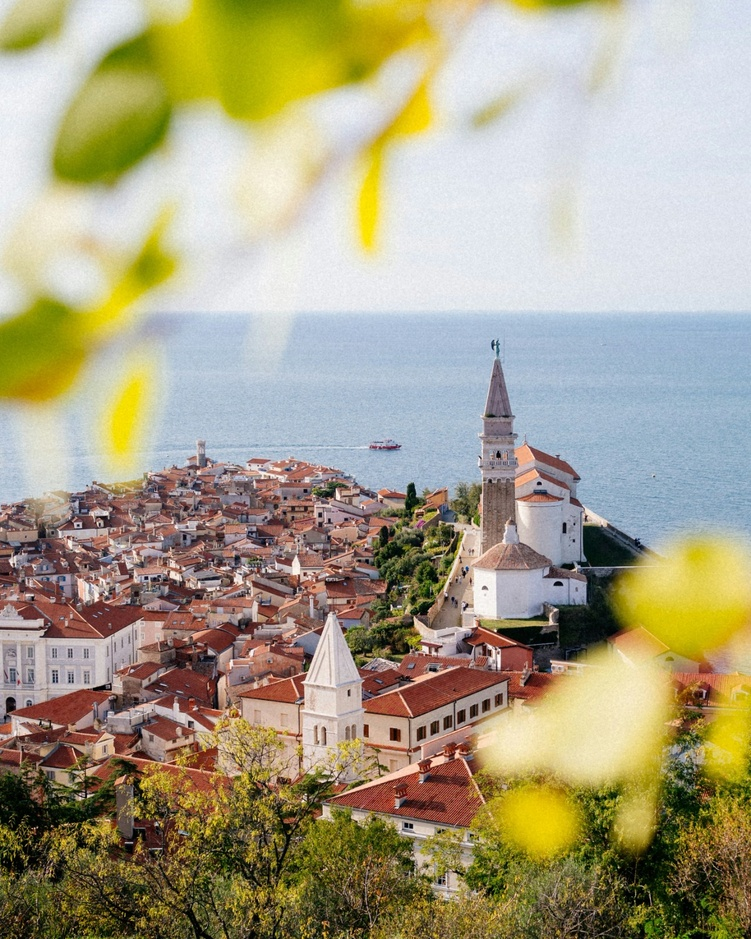
#> input picture Experiment 2 - Solutions by students/image.jpg, 751 x 939 px, shrunk from 1280 x 1600 before the run
$ python exp02.py
#> lines starting #> are read from the running program, lines starting #| are printed output that depends on the picture
import cv2
import numpy as np
import matplotlib.pyplot as plt
from skimage.metrics import peak_signal_noise_ratio as psnr
from skimage.metrics import structural_similarity as ssim

def compute_metrics(original, enhanced):
    """Calculates contrast, dynamic range, PSNR, and SSIM metrics."""
    c_rms = enhanced.std()
    p_val = psnr(original, enhanced, data_range=255)
    s_val = ssim(original, enhanced, data_range=255)
    return c_rms, p_val, s_val

# ---------------------------------------------------------
# Step 1 & 2: Load Image and Convert to Grayscale
# ---------------------------------------------------------
image_path = 'image.jpg'
original_img = cv2.imread(image_path, cv2.IMREAD_GRAYSCALE)
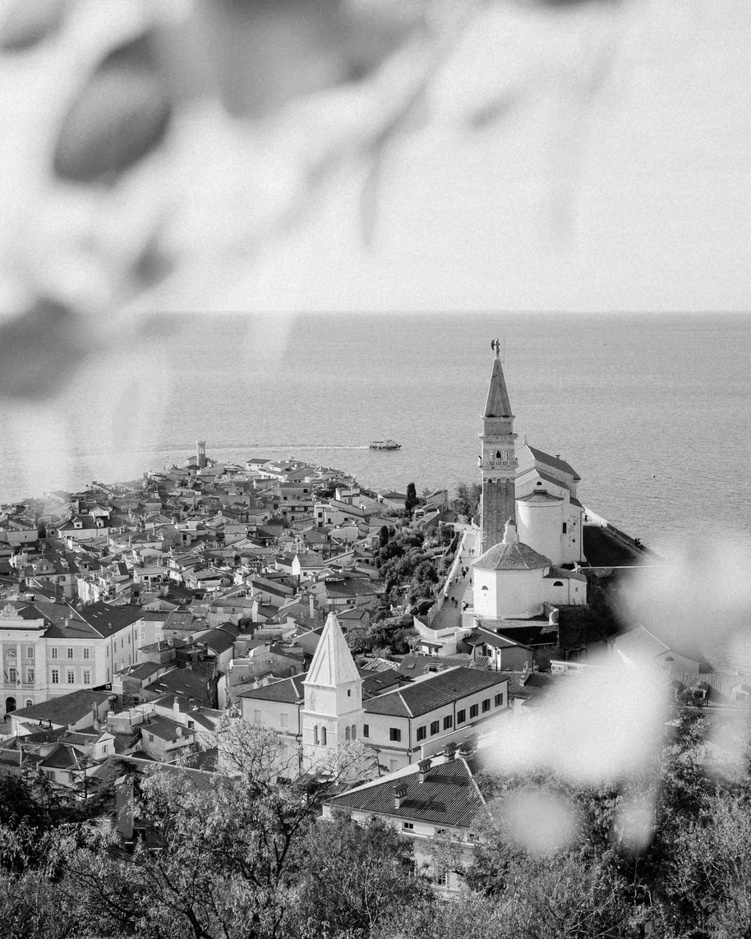
#> original_img: shape (939, 751); min 0, max 255, mean 159.5

# Synthetic fallback if no image file is found
if original_img is None:
    np.random.seed(42)
    base = np.linspace(90, 140, 300, dtype=np.uint8)
    original_img = np.tile(base, (300, 1))
    noise = np.random.normal(0, 5, (300, 300)).astype(np.int16)
    original_img = np.clip(original_img.astype(np.int16) + noise, 80, 150).astype(np.uint8)

# ---------------------------------------------------------
# Step 4: Robust Contrast Stretching (2nd - 98th Percentile)
# ---------------------------------------------------------
# Percentile clipping prevents single-pixel noise from degrading the stretch
p2, p98 = np.percentile(original_img, (2, 98))
#> p2 = 18; p98 = 236
stretched_img = np.clip((original_img - p2) / (p98 - p2 + 1e-5) * 255.0, 0, 255).astype(np.uint8)

# ---------------------------------------------------------
# Step 5: Global Histogram Equalization (GHE)
# ---------------------------------------------------------
ghe_img = cv2.equalizeHist(original_img)
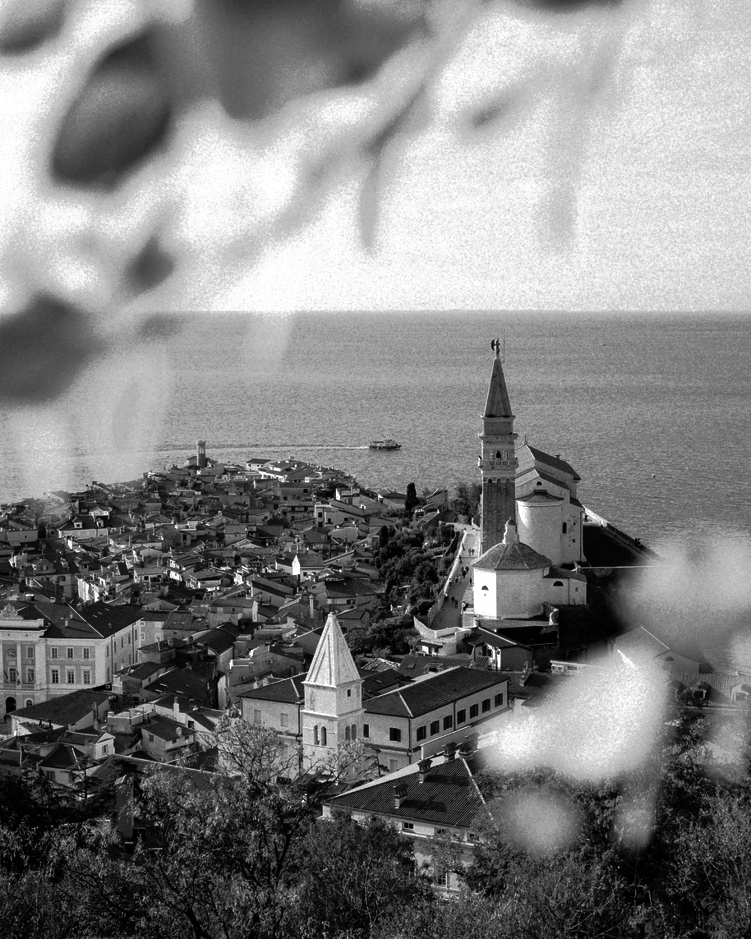
#> ghe_img: shape (939, 751); min 0, max 255, mean 128.2

# ---------------------------------------------------------
# Step 6: CLAHE (Contrast Limited Adaptive Histogram Equalization)
# ---------------------------------------------------------
clahe = cv2.createCLAHE(clipLimit=2.0, tileGridSize=(8, 8))
clahe_img = clahe.apply(original_img)
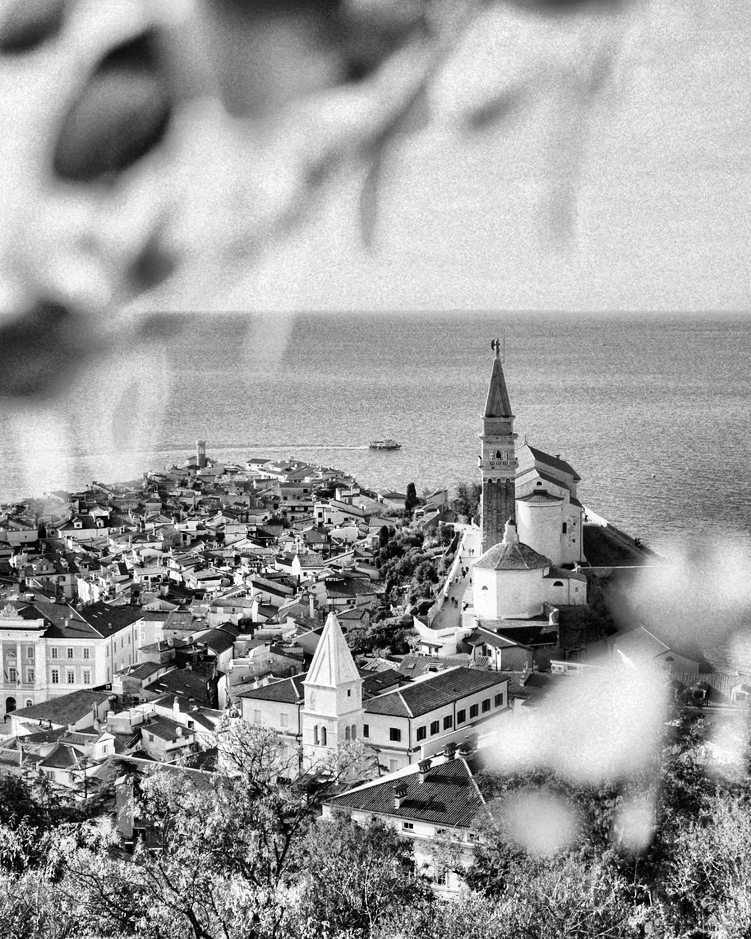
#> clahe_img: shape (939, 751); min 0, max 255, mean 156.3

# ---------------------------------------------------------
# Step 7 & 8: Compute Quantitative Metrics & CDFs
# ---------------------------------------------------------
images = {
    'Original (Low Contrast)': original_img,
    'Contrast Stretched (2-98%)': stretched_img,
    'Global HE': ghe_img,
    'CLAHE (clip=2.0, grid=8x8)': clahe_img
}

results = {}
for name, img in images.items():
    rms, p, s = compute_metrics(original_img, img)
    results[name] = {'RMS Contrast': rms, 'PSNR (dB)': p, 'SSIM': s}
#> this loop made 4 passes
#> (name, c_rms in compute_metrics, p_val in compute_metrics, s_val in compute_metrics, rms, p, s) on passes 1 to 4: ('Original (Low Contrast)', 62.7, inf, 1, 62.7, inf, 1), ('Contrast Stretched (2-98%)', 72.78, 26.8, 0.98, 72.78, 26.8, 0.98), ('Global HE', 74.03, 16.67, 0.817, 74.03, 16.67, 0.817), ('CLAHE (clip=2.0, grid=8x8)', 64.09, 18.86, 0.853, 64.09, 18.86, 0.853)
#> after the loop, results = 4 items

# ---------------------------------------------------------
# Step 7 & 8: High-Resolution Multi-Panel Visualizations
# ---------------------------------------------------------
fig, axes = plt.subplots(len(images), 2, figsize=(13, 14), constrained_layout=True)

for idx, (title, img) in enumerate(images.items()):
    # Image Display
    axes[idx, 0].imshow(img, cmap='gray', vmin=0, vmax=255)
    axes[idx, 0].set_title(title, fontsize=11, fontweight='bold')
    axes[idx, 0].axis('off')

    # Histogram Calculation
    hist, bins = np.histogram(img.flatten(), 256, [0, 256])
    cdf = hist.cumsum()
    cdf_normalized = cdf * float(hist.max()) / (cdf.max() + 1e-5)

    # Histogram & CDF Dual Plot
    ax_hist = axes[idx, 1]
    ax_hist.bar(range(256), hist, color='#2b5c8f', width=1.0, alpha=0.7, label='Histogram')
    ax_hist.plot(cdf_normalized, color='#d95f02', linewidth=1.5, label='Normalized CDF')
    ax_hist.set_xlim([0, 256])
    ax_hist.set_ylabel('Pixel Count', fontsize=9)
    ax_hist.grid(True, linestyle=':', alpha=0.6)

    if idx == 0:
        ax_hist.legend(loc='upper left', fontsize=8)
    if idx == len(images) - 1:
        ax_hist.set_xlabel('Intensity Value (0–255)', fontsize=10)
#> this loop made 4 passes
#> title on passes 1 to 4: 'Original (Low Contrast)', 'Contrast Stretched (2-98%)', 'Global HE', 'CLAHE (clip=2.0, grid=8x8)'

plt.show()
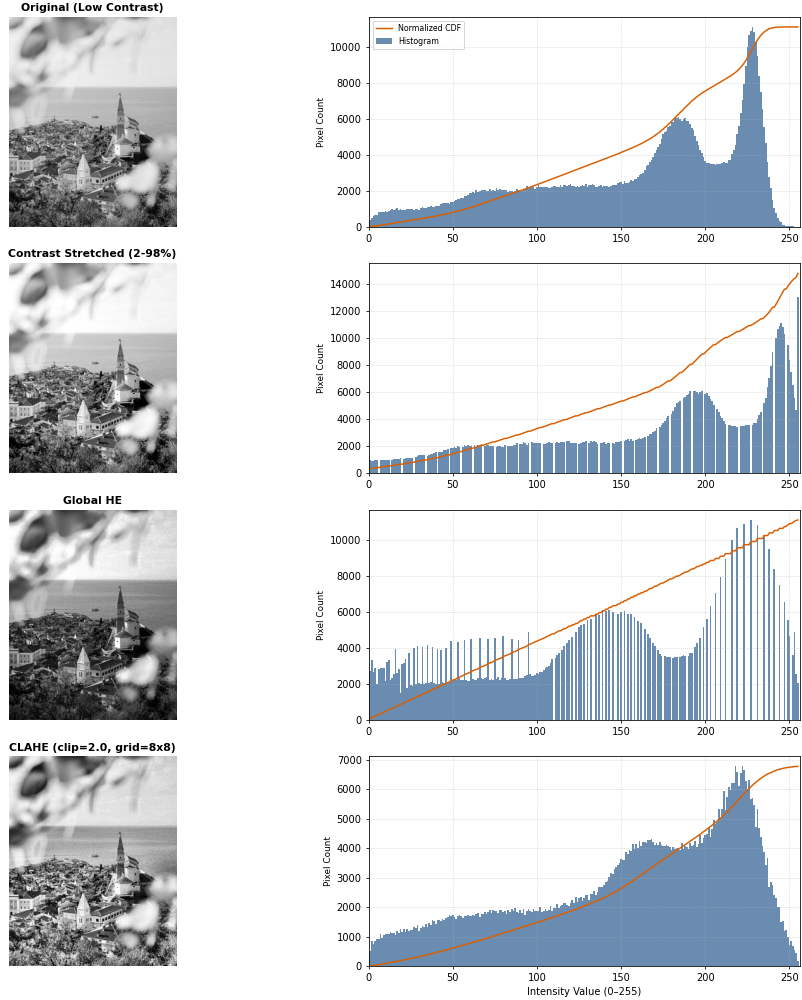
#> figure drawn by matplotlib, 8 panels; panel 2: tallest bar 11137 high, from x = 227.5 to 228.5; panel 2: curve peaks at x = 255, y = 11137; panel 4: tallest bar 14807 high, from x = -0.5 to 0.5; panel 4: curve peaks at x = 255, y = 14807

# ---------------------------------------------------------
# Step 9 & 10: Print Quantitative Comparison Table
# ---------------------------------------------------------
print(f"\n{'Technique':<30} | {'RMS Contrast':<12} | {'PSNR (dB)':<10} | {'SSIM':<6}")
print("-" * 65)
for name, m in results.items():
    print(f"{name:<30} | {m['RMS Contrast']:<12.2f} | {m['PSNR (dB)']:<10.2f} | {m['SSIM']:<6.4f}")
#> this loop made 4 passes
#> (name, m) on passes 1 to 4: ('Original (Low Contrast)', {'RMS Contrast': 62.7, 'PSNR (dB)': inf, 'SSIM': 1}), ('Contrast Stretched (2-98%)', {'RMS Contrast': 72.78, 'PSNR (dB)': 26.8, 'SSIM': 0.98}), ('Global HE', {'RMS Contrast': 74.03, 'PSNR (dB)': 16.67, 'SSIM': 0.817}), ('CLAHE (clip=2.0, grid=8x8)', {'RMS Contrast': 64.09, 'PSNR (dB)': 18.86, 'SSIM': 0.853})
#| Original (Low Contrast)        | 62.70        | inf        | 1.0000
#| Contrast Stretched (2-98%)     | 72.78        | 26.80      | 0.9795
#| Global HE                      | 74.03        | 16.67      | 0.8172
#| CLAHE (clip=2.0, grid=8x8)     | 64.09        | 18.86      | 0.8529
